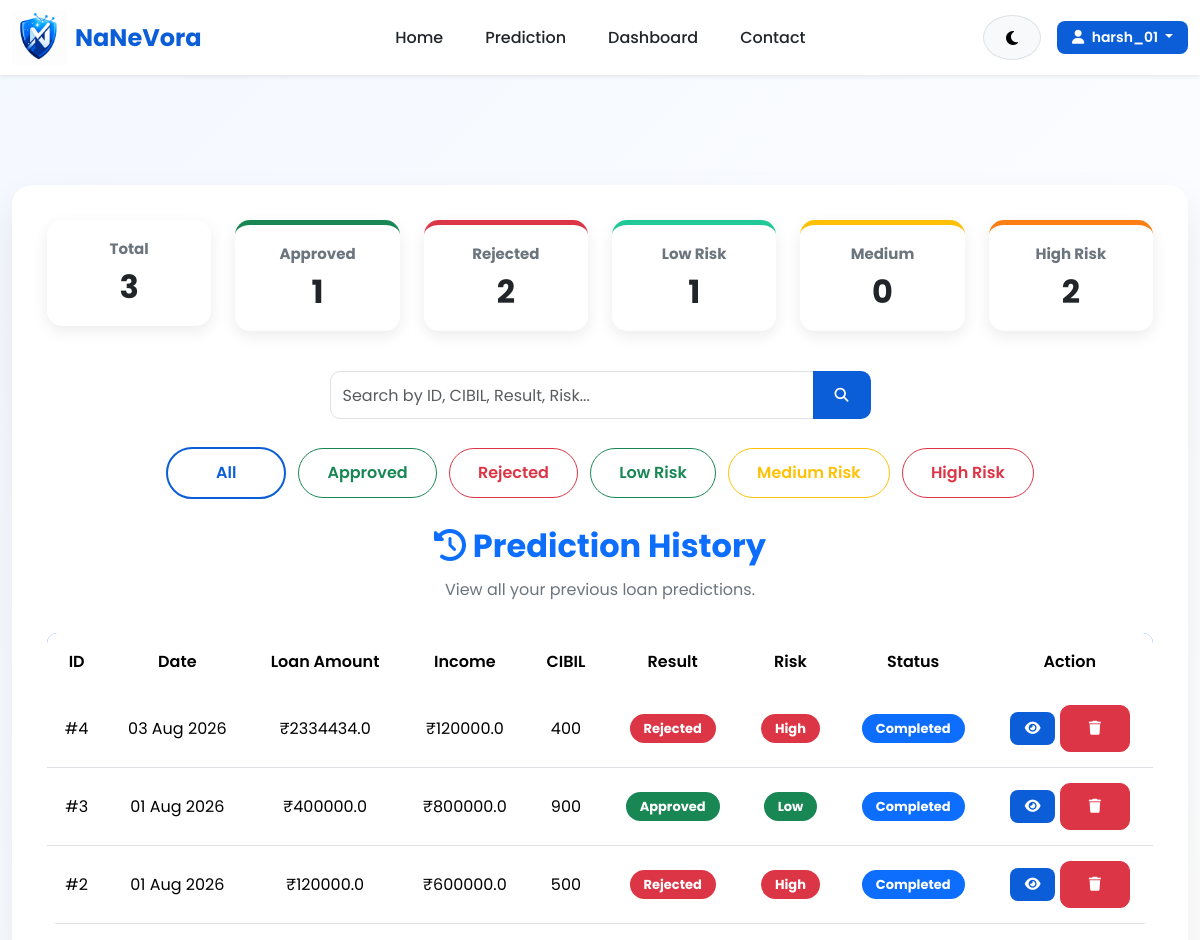
The page /history/ (signed in, upper part) on the database as committed earlier.
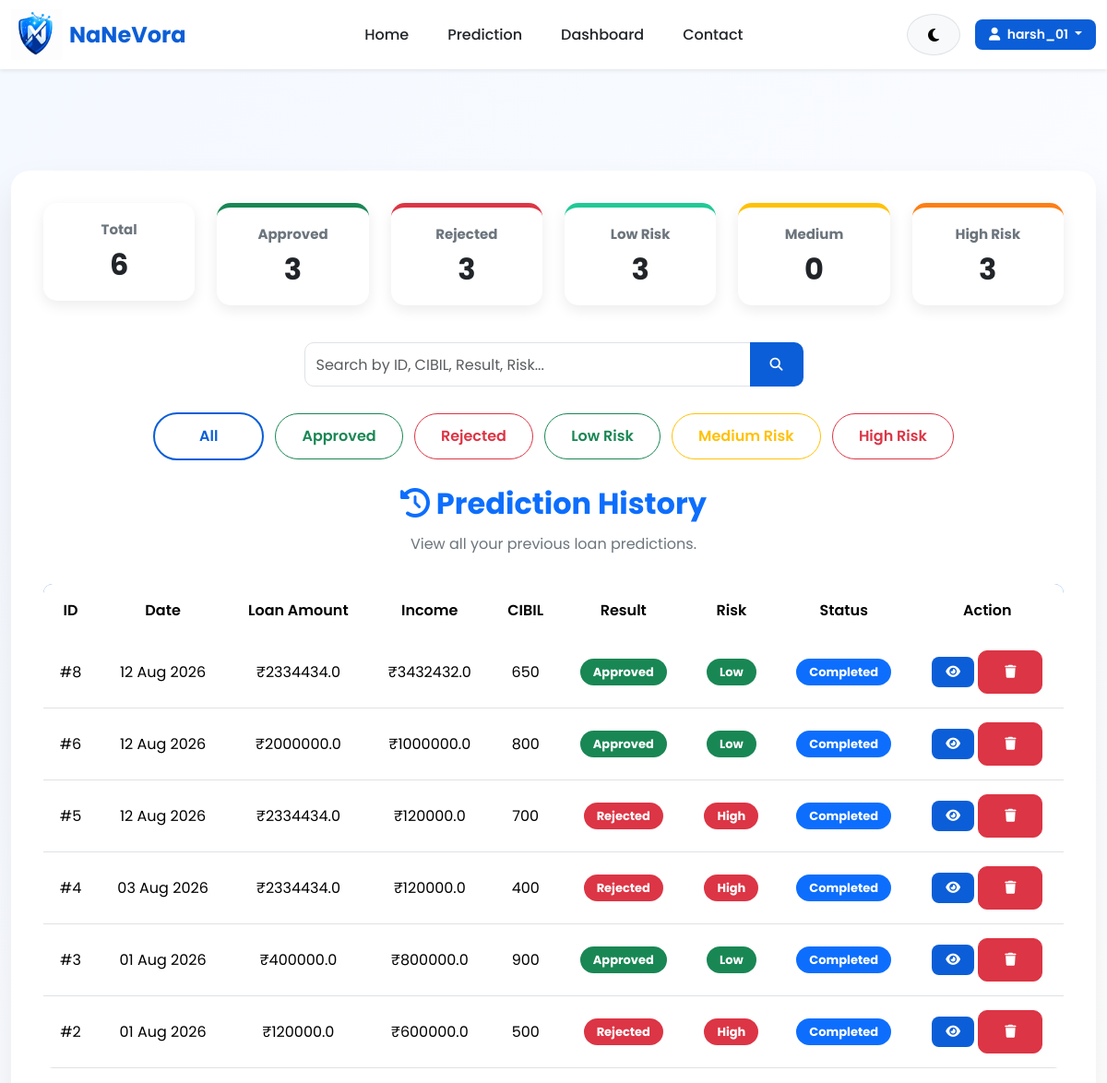
The same page on the database as committed later.
### website/models.py (models this page shows, shortened)
class Prediction(models.Model):
    EDUCATION = [
        ('Graduate', 'Graduate'),
        ('Not Graduate', 'Not Graduate'),
    ]
    YES_NO = [
        ('Yes', 'Yes'),
        ('No', 'No'),
    ]
    RESULT = [
        ('Approved', 'Approved'),
        ('Rejected', 'Rejected'),
    ]
    user = models.ForeignKey(
        User,
        on_delete=models.CASCADE,
        related_name='predictions'
    )
    no_of_dependents = models.IntegerField()
    education = models.CharField(
        max_length=20,
        choices=EDUCATION
    )
    self_employed = models.CharField(
        max_length=10,
        choices=YES_NO
    )
    income_annum = models.FloatField()
    loan_amount = models.FloatField()
    loan_term = models.IntegerField()
    cibil_score = models.IntegerField()
    residential_assets_value = models.FloatField()
    commercial_assets_value = models.FloatField()
    luxury_assets_value = models.FloatField()
    bank_asset_value = models.FloatField()
    loan_income_ratio = models.FloatField(
        default=0
    )
    asset_loan_ratio = models.FloatField(
        default=0
    )
    prediction_result = models.CharField(
        max_length=20,
        choices=RESULT,
        blank=True
    )
    prediction_probability = models.FloatField(
        default=0
    )
    created_at = models.DateTimeField(
        auto_now_add=True
    )
    prediction_probability = models.FloatField(
        default=0
    )
    status = models.CharField(
    max_length=20,
    default="Completed"
    )
    risk_level = models.CharField(
    max_length=20,
    default="Low"
    )

### website/views.py (the view, shortened to what this page needs)
# urls.py: path('history/', views.history, name='history'),
@login_required
def history(request):
    query = request.GET.get("search", "")
    filter_by = request.GET.get("filter", "all")
    predictions = Prediction.objects.filter(
        user=request.user
    )
    if filter_by == "approved":
        predictions = predictions.filter(
            prediction_result="Approved"
        )
    elif filter_by == "rejected":
        predictions = predictions.filter(
            prediction_result="Rejected"
        )
    elif filter_by == "low":
        predictions = predictions.filter(
            risk_level="Low"
        )
    elif filter_by == "medium":
        predictions = predictions.filter(
            risk_level="Medium"
        )
    elif filter_by == "high":
        predictions = predictions.filter(
            risk_level="High"
        )
    predictions = predictions.order_by("-created_at")
    paginator = Paginator(predictions, 10)
    page_number = request.GET.get("page")
    predictions = paginator.get_page(page_number)
    return render(
    request,
    "history.html",
    {
        "predictions": predictions,
        "query": query,
        "filter": filter_by,
        "total_predictions": Prediction.objects.filter(
            user=request.user
        ).count(),
        "approved_count": Prediction.objects.filter(
            user=request.user,
            prediction_result="Approved"
        ).count(),
        "rejected_count": Prediction.objects.filter(
            user=request.user,
            prediction_result="Rejected"
        ).count(),
        "low_count": Prediction.objects.filter(
            user=request.user,
            risk_level="Low"
        ).count(),
        "medium_count": Prediction.objects.filter(
            user=request.user,
            risk_level="Medium"
        ).count(),
        "high_count": Prediction.objects.filter(
            user=request.user,
            risk_level="High"
        ).count(),
    }
)

### templates/history.html (shortened to what the changed rows need)
{% extends 'base.html' %}
{% load static %}
{% block extra_css %}
<link rel="stylesheet" href="{% static 'css/history.css' %}">
{% endblock %}
{% block content %}
<section class="history-section">
    <div class="container">
        <div class="history-card">
            <div class="row mb-4">
    <div class="col-md-2 mb-3">
        <div class="card stats-card text-center">
            <h6>Total</h6>
            <h2>{{ total_predictions }}</h2>
        </div>
    </div>
    <div class="col-md-2 mb-3">
        <div class="card stats-card success text-center">
            <h6>Approved</h6>
            <h2>{{ approved_count }}</h2>
        </div>
    </div>
    <div class="col-md-2 mb-3">
        <div class="card stats-card danger text-center">
            <h6>Rejected</h6>
            <h2>{{ rejected_count }}</h2>
        </div>
    </div>
    <div class="col-md-2 mb-3">
        <div class="card stats-card low text-center">
            <h6>Low Risk</h6>
            <h2>{{ low_count }}</h2>
        </div>
    </div>
    <div class="col-md-2 mb-3">
        <div class="card stats-card medium text-center">
            <h2>{{ medium_count }}</h2>
        </div>
    </div>
    <div class="col-md-2 mb-3">
        <div class="card stats-card high text-center">
            <h6>High Risk</h6>
            <h2>{{ high_count }}</h2>
        </div>
    </div>
</div>
            <div class="history-header">
                <h2>
                    <i class="fa-solid fa-clock-rotate-left"></i>
                    Prediction History
                </h2>
            </div>
            {% if predictions %}
            <div class="table-responsive">
                <table class="table table-hover align-middle">
                    <thead>
                        <tr>
                            <th>ID</th>
                            <th>Date</th>
                            <th>Loan Amount</th>
                            <th>Income</th>
                            <th>CIBIL</th>
                            <th>Result</th>
                            <th>Risk</th>
                            <th>Status</th>
                            <th>Action</th>
                        </tr>
                    </thead>
                    <tbody>
                        {% for prediction in predictions %}
                        <tr>
                            <td>
                                #{{ prediction.id }}
                            </td>
                            <td>
                                {{ prediction.created_at|date:"d M Y" }}
                            </td>
                            <td>
                                ₹{{ prediction.loan_amount }}
                            </td>
                            <td>
                                ₹{{ prediction.income_annum }}
                            </td>
                            <td>
                                {{ prediction.cibil_score }}
                            </td>
                            <td>
                                {% if prediction.prediction_result == "Approved" %}
                                <span class="badge bg-success">
                                    Approved
                                </span>
                                {% else %}
                                <span class="badge bg-danger">
                                    Rejected
                                </span>
                                {% endif %}
                            </td>
                            <td>
                                {% if prediction.risk_level == "Low" %}
                                <span class="badge bg-success">
                                    Low
                                </span>
                                {% elif prediction.risk_level == "Medium" %}
                                <span class="badge bg-warning text-dark">
                                    Medium
                                </span>
                                {% else %}
                                <span class="badge bg-danger">
                                    High
                                </span>
                                {% endif %}
                            </td>
                            <td>
                                <span class="badge bg-primary">
                                    {{ prediction.status }}
                                </span>
                            </td>
<td>
    <a href="{% url 'result' prediction.id %}"
       class="btn btn-sm btn-primary">
        <i class="fa-solid fa-eye"></i>
    </a>
    <a href="{% url 'delete_prediction' prediction.id %}"
       class="btn btn-sm btn-danger"
       onclick="return confirm('Are you sure you want to delete this prediction?');">
        <i class="fa-solid fa-trash"></i>
    </a>
</td>
                        </tr>
                        {% endfor %}
                    </tbody>
                </table>
            </div>
            {% endif %}
        </div>
    </div>
</section>
{% endblock %}

Rows that differ between the two databases and show on the page:
added Prediction: id "8", created_at "12 Aug 2026", loan_amount "2334434.0", income_annum "3432432.0", cibil_score "650", prediction_result "Approved", risk_level "Low", status "Completed"
added Prediction: id "6", created_at "12 Aug 2026", loan_amount "2000000.0", income_annum "1000000.0", cibil_score "800", prediction_result "Approved", risk_level "Low", status "Completed"
added Prediction: id "5", created_at "12 Aug 2026", loan_amount "2334434.0", income_annum "120000.0", cibil_score "700", prediction_result "Rejected", risk_level "High", status "Completed"
Other text that changed with them:
{{ total_predictions }}: "3" → "6"
{{ approved_count }}: "1" → "3"
{{ rejected_count }}: "2" → "3"
{{ low_count }}: "1" → "3"
{{ high_count }}: "2" → "3"
